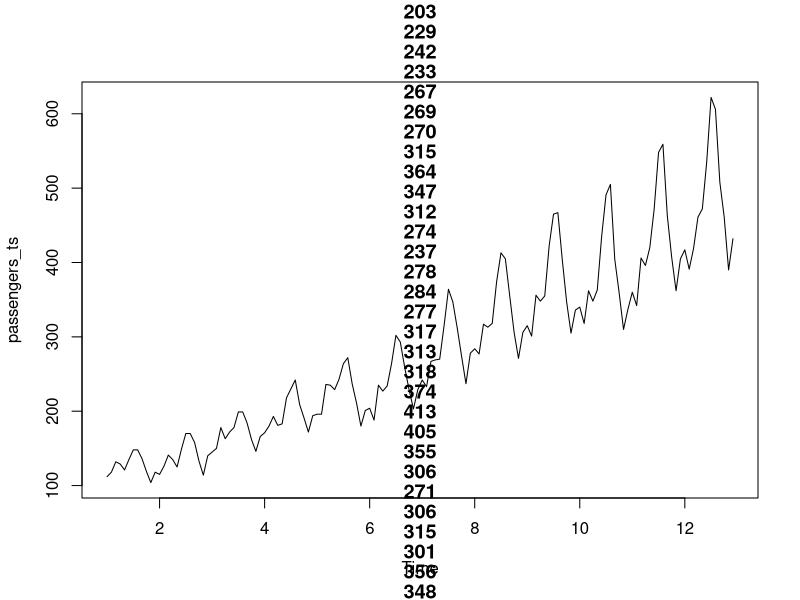
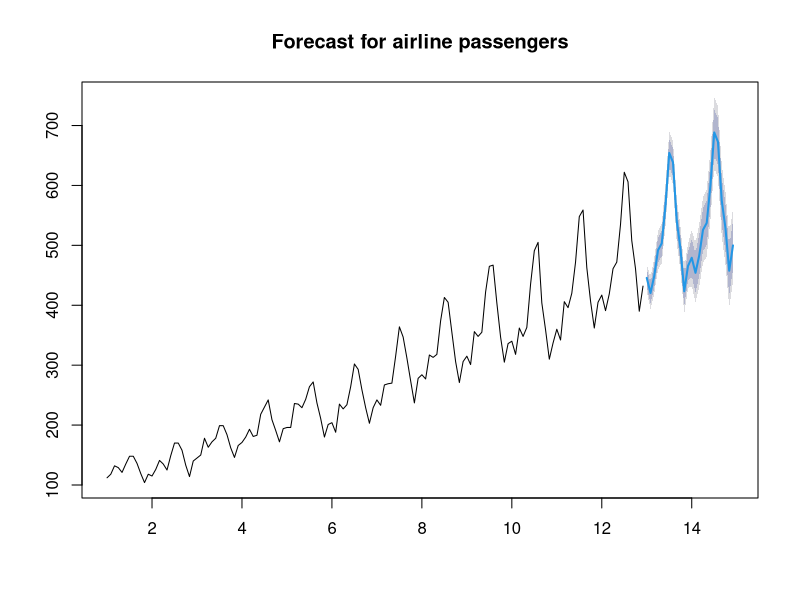

The R source for these figures, in order:
# r-studio mei run karna saare commands

install.packages("forecast")
library(forecast)

data("AirPassengers")
passengers_ts <- ts(AirPassengers, frequency=12)
plot(passengers_ts, main=AirPassengers)
arima_model <- auto.arima(passengers_ts)
summary(arima_model)

forecast_plot <- forecast(arima_model, h=24)
plot(forecast_plot, main="Forecast for airline passengers")